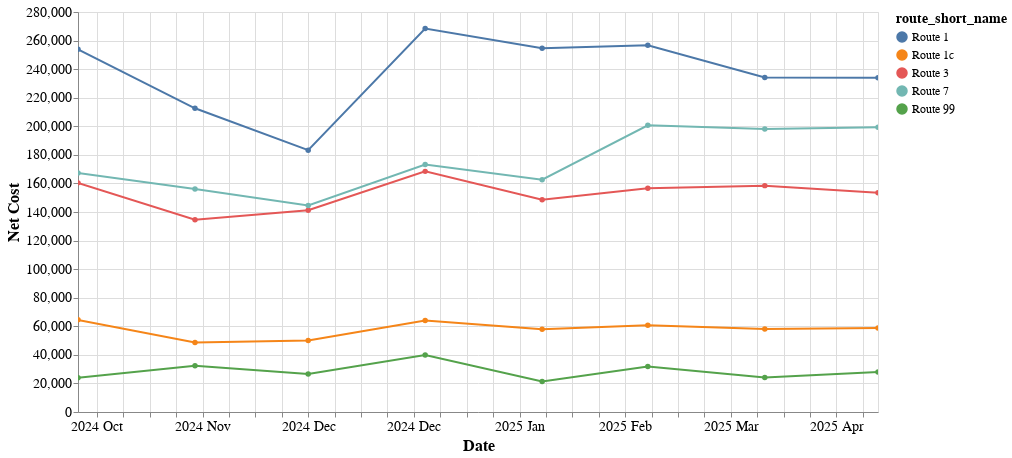

Source (notebook cell):
### Markdown cell above
## Net Cost Trend by route

* can mouse over points for additional info, scroll, and zoom chart
* shift-click routes in the legend to select or deselect for highlight

### Code cell
trend_chart(monthly, 'net_cost')

### Figure 1 — Vega-Lite specification as saved in the notebook (floating-point values rounded to 4 significant figures)
{"config": {"view": {"continuousWidth": 300, "continuousHeight": 300}, "axis": {"labelFontSize": 14, "titleFontSize": 16}}, "data": {"name": "data-b44980a7ff3a00b93ef2fcd985f30b3b"}, "mark": {"type": "line", "point": true}, "encoding": {"color": {"field": "route_short_name", "legend": {"labelFontSize": 12, "symbolLimit": 0, "titleFontSize": 14}, "type": "nominal"}, "opacity": {"condition": [{"param": "param_1", "value": 1}], "value": 0.2}, "tooltip": [{"field": "route_short_name", "type": "nominal"}, {"field": "net_cost", "format": ",", "type": "quantitative"}, {"field": "net_cost", "format": ",", "type": "quantitative"}, {"field": "date", "type": "temporal"}, {"field": "route_long_name", "type": "nominal"}], "x": {"axis": {"format": "%Y %b"}, "field": "date", "title": "Date", "type": "temporal"}, "y": {"field": "net_cost", "title": "Net Cost", "type": "quantitative"}}, "height": 400, "params": [{"name": "param_2", "select": {"type": "interval", "encodings": ["x", "y"]}, "bind": "scales"}, {"name": "param_1", "select": {"type": "point", "fields": ["route_short_name"]}, "bind": "legend"}], "width": 800, "$schema": "https://vega.github.io/schema/vega-lite/v5.20.1.json", "datasets": {"data-b44980a7ff3a00b93ef2fcd985f30b3b": [{"route_short_name": "Route 1", "trip_month": 1, "trip_year": 2025, "ridership": 16236, "revenue": 280500.0, "cost": 548900.0, "date": "2025-01-01T00:00:00", "route_long_name": "Fresno/Bekersfield - Los Angeles- SantaAna - Oceanside- San Diego", "net_cost": 268500.0}, {"route_short_name": "Route 1", "trip_month": 2, "trip_year": 2025, "ridership": 14637, "revenue": 245400.0, "cost": 500000.0, "date": "2025-02-01T00:00:00", "route_long_name": "Fresno/Bekersfield - Los Angeles- SantaAna - Oceanside- San Diego", "net_cost": 254600.0}, {"route_short_name": "Route 1", "trip_month": 3, "trip_year": 2025, "ridership": 18533, "revenue": 301100.0, "cost": 557800.0, "date": "2025-03-01T00:00:00", "route_long_name": "Fresno/Bekersfield - Los Angeles- SantaAna - Oceanside- San Diego", "net_cost": 256700.0}, {"route_short_name": "Route 1", "trip_month": 4, "trip_year": 2025, "ridership": 17770, "revenue": 290500.0, "cost": 524700.0, "date": "2025-04-01T00:00:00", "route_long_name": "Fresno/Bekersfield - Los Angeles- SantaAna - Oceanside- San Diego", "net_cost": 234200.0}, {"route_short_name": "Route 1", "trip_month": 5, "trip_year": 2025, "ridership": 18446, "revenue": 318200.0, "cost": 552200.0, "date": "2025-05-01T00:00:00", "route_long_name": "Fresno/Bekersfield - Los Angeles- SantaAna - Oceanside- San Diego", "net_cost": 233900.0}, {"route_short_name": "Route 1", "trip_month": 10, "trip_year": 2024, "ridership": 17681, "revenue": 287400.0, "cost": 541300.0, "date": "2024-10-01T00:00:00", "route_long_name": "Fresno/Bekersfield - Los Angeles- SantaAna - Oceanside- San Diego", "net_cost": 253900.0}, {"route_short_name": "Route 1", "trip_month": 11, "trip_year": 2024, "ridership": 20125, "revenue": 355800.0, "cost": 568400.0, "date": "2024-11-01T00:00:00", "route_long_name": "Fresno/Bekersfield - Los Angeles- SantaAna - Oceanside- San Diego", "net_cost": 212600.0}, {"route_short_name": "Route 1", "trip_month": 12, "trip_year": 2024, "ridership": 21684, "revenue": 394500.0, "cost": 577800.0, "date": "2024-12-01T00:00:00", "route_long_name": "Fresno/Bekersfield - Los Angeles- SantaAna - Oceanside- San Diego", "net_cost": 183300.0}, {"route_short_name": "Route 1c", "trip_month": 1, "trip_year": 2025, "ridership": 2465, "revenue": 32860.0, "cost": 96930.0, "date": "2025-01-01T00:00:00", "route_long_name": "Bakersfield to Los Angeles/Santa Monica", "net_cost": 64060.0}, {"route_short_name": "Route 1c", "trip_month": 2, "trip_year": 2025, "ridership": 2263, "revenue": 29810.0, "cost": 87750.0, "date": "2025-02-01T00:00:00", "route_long_name": "Bakersfield to Los Angeles/Santa Monica", "net_cost": 57940.0}, {"route_short_name": "Route 1c", "trip_month": 3, "trip_year": 2025, "ridership": 2868, "revenue": 36430.0, "cost": 97080.0, "date": "2025-03-01T00:00:00", "route_long_name": "Bakersfield to Los Angeles/Santa Monica", "net_cost": 60660.0}, {"route_short_name": "Route 1c", "trip_month": 4, "trip_year": 2025, "ridership": 2831, "revenue": 35750.0, "cost": 93910.0, "date": "2025-04-01T00:00:00", "route_long_name": "Bakersfield to Los Angeles/Santa Monica", "net_cost": 58170.0}, {"route_short_name": "Route 1c", "trip_month": 5, "trip_year": 2025, "ridership": 2958, "revenue": 38200.0, "cost": 97050.0, "date": "2025-05-01T00:00:00", "route_long_name": "Bakersfield to Los Angeles/Santa Monica", "net_cost": 58850.0}, {"route_short_name": "Route 1c", "trip_month": 10, "trip_year": 2024, "ridership": 2607, "revenue": 32380.0, "cost": 96880.0, "date": "2024-10-01T00:00:00", "route_long_name": "Bakersfield to Los Angeles/Santa Monica", "net_cost": 64500.0}, {"route_short_name": "Route 1c", "trip_month": 11, "trip_year": 2024, "ridership": 3280, "revenue": 45040.0, "cost": 93640.0, "date": "2024-11-01T00:00:00", "route_long_name": "Bakersfield to Los Angeles/Santa Monica", "net_cost": 48590.0}, {"route_short_name": "Route 1c", "trip_month": 12, "trip_year": 2024, "ridership": 3333, "revenue": 46510.0, "cost": 96610.0, "date": "2024-12-01T00:00:00", "route_long_name": "Bakersfield to Los Angeles/Santa Monica", "net_cost": 50090.0}, {"route_short_name": "Route 3", "trip_month": 1, "trip_year": 2025, "ridership": 12430, "revenue": 101200.0, "cost": 269600.0, "date": "2025-01-01T00:00:00", "route_long_name": "Redding Sacramento Stockton", "net_cost": 168400.0}, {"route_short_name": "Route 3", "trip_month": 2, "trip_year": 2025, "ridership": 11825, "revenue": 96310.0, "cost": 244900.0, "date": "2025-02-01T00:00:00", "route_long_name": "Redding Sacramento Stockton", "net_cost": 148600.0}, {"route_short_name": "Route 3", "trip_month": 3, "trip_year": 2025, "ridership": 14328, "revenue": 114100.0, "cost": 270800.0, "date": "2025-03-01T00:00:00", "route_long_name": "Redding Sacramento Stockton", "net_cost": 156700.0}, {"route_short_name": "Route 3", "trip_month": 4, "trip_year": 2025, "ridership": 14032, "revenue": 112500.0, "cost": 270900.0, "date": "2025-04-01T00:00:00", "route_long_name": "Redding Sacramento Stockton", "net_cost": 158500.0}, {"route_short_name": "Route 3", "trip_month": 5, "trip_year": 2025, "ridership": 14564, "revenue": 117000.0, "cost": 270600.0, "date": "2025-05-01T00:00:00", "route_long_name": "Redding Sacramento Stockton", "net_cost": 153600.0}, {"route_short_name": "Route 3", "trip_month": 10, "trip_year": 2024, "ridership": 13587, "revenue": 108400.0, "cost": 268800.0, "date": "2024-10-01T00:00:00", "route_long_name": "Redding Sacramento Stockton", "net_cost": 160400.0}, {"route_short_name": "Route 3", "trip_month": 11, "trip_year": 2024, "ridership": 15167, "revenue": 132300.0, "cost": 266900.0, "date": "2024-11-01T00:00:00", "route_long_name": "Redding Sacramento Stockton", "net_cost": 134600.0}, {"route_short_name": "Route 3", "trip_month": 12, "trip_year": 2024, "ridership": 14964, "revenue": 133300.0, "cost": 274600.0, "date": "2024-12-01T00:00:00", "route_long_name": "Redding Sacramento Stockton", "net_cost": 141300.0}, {"route_short_name": "Route 7", "trip_month": 1, "trip_year": 2025, "ridership": 3419, "revenue": 68360.0, "cost": 241600.0, "date": "2025-01-01T00:00:00", "route_long_name": "Martinez-Napa-Santa Rosa-Arcata", "net_cost": 173200.0}, {"route_short_name": "Route 7", "trip_month": 2, "trip_year": 2025, "ridership": 2987, "revenue": 55640.0, "cost": 218200.0, "date": "2025-02-01T00:00:00", "route_long_name": "Martinez-Napa-Santa Rosa-Arcata", "net_cost": 162600.0}, {"route_short_name": "Route 7", "trip_month": 3, "trip_year": 2025, "ridership": 3779, "revenue": 72880.0, "cost": 273600.0, "date": "2025-03-01T00:00:00", "route_long_name": "Martinez-Napa-Santa Rosa-Arcata", "net_cost": 200700.0}, {"route_short_name": "Route 7", "trip_month": 4, "trip_year": 2025, "ridership": 3573, "revenue": 63770.0, "cost": 261900.0, "date": "2025-04-01T00:00:00", "route_long_name": "Martinez-Napa-Santa Rosa-Arcata", "net_cost": 198200.0}, {"route_short_name": "Route 7", "trip_month": 5, "trip_year": 2025, "ridership": 3733, "revenue": 71340.0, "cost": 270700.0, "date": "2025-05-01T00:00:00", "route_long_name": "Martinez-Napa-Santa Rosa-Arcata", "net_cost": 199300.0}, {"route_short_name": "Route 7", "trip_month": 10, "trip_year": 2024, "ridership": 3945, "revenue": 73900.0, "cost": 241300.0, "date": "2024-10-01T00:00:00", "route_long_name": "Martinez-Napa-Santa Rosa-Arcata", "net_cost": 167400.0}, {"route_short_name": "Route 7", "trip_month": 11, "trip_year": 2024, "ridership": 4388, "revenue": 94270.0, "cost": 250300.0, "date": "2024-11-01T00:00:00", "route_long_name": "Martinez-Napa-Santa Rosa-Arcata", "net_cost": 156000.0}, {"route_short_name": "Route 7", "trip_month": 12, "trip_year": 2024, "ridership": 4549, "revenue": 102500.0, "cost": 247100.0, "date": "2024-12-01T00:00:00", "route_long_name": "Martinez-Napa-Santa Rosa-Arcata", "net_cost": 144600.0}, {"route_short_name": "Route 99", "trip_month": 1, "trip_year": 2025, "ridership": 13204, "revenue": 116500.0, "cost": 156400.0, "date": "2025-01-01T00:00:00", "route_long_name": "Oakland-Emeryville-San Francisco", "net_cost": 39940.0}, {"route_short_name": "Route 99", "trip_month": 2, "trip_year": 2025, "ridership": 13617, "revenue": 120000.0, "cost": 141300.0, "date": "2025-02-01T00:00:00", "route_long_name": "Oakland-Emeryville-San Francisco", "net_cost": 21320.0}, {"route_short_name": "Route 99", "trip_month": 3, "trip_year": 2025, "ridership": 16128, "revenue": 124500.0, "cost": 156400.0, "date": "2025-03-01T00:00:00", "route_long_name": "Oakland-Emeryville-San Francisco", "net_cost": 31900.0}, {"route_short_name": "Route 99", "trip_month": 4, "trip_year": 2025, "ridership": 16465, "revenue": 127300.0, "cost": 151400.0, "date": "2025-04-01T00:00:00", "route_long_name": "Oakland-Emeryville-San Francisco", "net_cost": 24080.0}, {"route_short_name": "Route 99", "trip_month": 5, "trip_year": 2025, "ridership": 17587, "revenue": 128400.0, "cost": 156400.0, "date": "2025-05-01T00:00:00", "route_long_name": "Oakland-Emeryville-San Francisco", "net_cost": 27990.0}, {"route_short_name": "Route 99", "trip_month": 10, "trip_year": 2024, "ridership": 16090, "revenue": 132400.0, "cost": 156400.0, "date": "2024-10-01T00:00:00", "route_long_name": "Oakland-Emeryville-San Francisco", "net_cost": 24030.0}, {"route_short_name": "Route 99", "trip_month": 11, "trip_year": 2024, "ridership": 14434, "revenue": 119400.0, "cost": 151900.0, "date": "2024-11-01T00:00:00", "route_long_name": "Oakland-Emeryville-San Francisco", "net_cost": 32440.0}, {"route_short_name": "Route 99", "trip_month": 12, "trip_year": 2024, "ridership": 15951, "revenue": 129700.0, "cost": 156400.0, "date": "2024-12-01T00:00:00", "route_long_name": "Oakland-Emeryville-San Francisco", "net_cost": 26630.0}]}}
